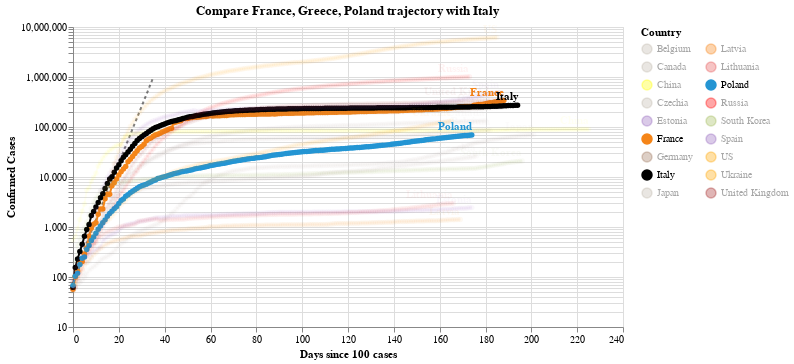

The cell this chart's notebook holds for it:
### Code cell
#hide_input
chart2 = make_since_chart(dff2, ['France', 'Greece', 'Poland'], baseline_countries)
chart2

### Figure 1 — Vega-Lite specification as saved in the notebook (floating-point values rounded to 4 significant figures; data arrays with more than 128 entries replaced by an {"elided": "..."} marker saying what was removed)
{"config": {"view": {"continuousWidth": 400, "continuousHeight": 300}}, "layer": [{"data": {"name": "data-628230001892d6798b50651be41d1b3e"}, "mark": {"type": "line", "color": "black", "opacity": 0.5, "strokeDash": [3, 3]}, "encoding": {"x": {"type": "quantitative", "field": "Days since 100 cases"}, "y": {"type": "quantitative", "field": "Confirmed Cases"}}}, {"data": {"name": "data-3e786b02d268f98d8b334445d57cc638"}, "mark": {"type": "line", "point": true}, "encoding": {"color": {"type": "nominal", "field": "Country", "legend": {"columns": 2}, "scale": {"domain": ["Belgium", "Canada", "China", "Czechia", "Estonia", "France", "Germany", "Italy", "Japan", "Latvia", "Lithuania", "Poland", "Russia", "South Korea", "Spain", "US", "Ukraine", "United Kingdom"], "range": ["#C1B7AD", "#C1B7AD", "yellow", "#C1B7AD", "#9467bd", "#F58518", "#9D755D", "black", "#C1B7AD", "#F58518", "#E45756", "#2495D3", "red", "#A1BA59", "#9467bd", "orange", "orange", "brown"]}}, "opacity": {"condition": {"value": 1, "selection": "selector005"}, "value": 0.05}, "tooltip": [{"type": "nominal", "field": "Country"}, {"type": "temporal", "field": "Date"}, {"type": "quantitative", "field": "Confirmed Cases"}, {"type": "quantitative", "field": "Days since 100 cases"}], "x": {"type": "quantitative", "field": "Days since 100 cases"}, "y": {"type": "quantitative", "field": "Confirmed Cases", "scale": {"type": "log"}}}, "selection": {"selector005": {"type": "multi", "fields": ["Country"], "bind": "legend", "init": [{"Country": "France"}, {"Country": "Greece"}, {"Country": "Poland"}, {"Country": "Italy"}]}}, "width": 550}, {"data": {"name": "data-3e786b02d268f98d8b334445d57cc638"}, "mark": {"type": "text", "align": "right", "dy": -8, "fontWeight": "bold"}, "encoding": {"color": {"type": "nominal", "field": "Country", "legend": {"columns": 2}, "scale": {"domain": ["Belgium", "Canada", "China", "Czechia", "Estonia", "France", "Germany", "Italy", "Japan", "Latvia", "Lithuania", "Poland", "Russia", "South Korea", "Spain", "US", "Ukraine", "United Kingdom"], "range": ["#C1B7AD", "#C1B7AD", "yellow", "#C1B7AD", "#9467bd", "#F58518", "#9D755D", "black", "#C1B7AD", "#F58518", "#E45756", "#2495D3", "red", "#A1BA59", "#9467bd", "orange", "orange", "brown"]}}, "opacity": {"condition": {"value": 1, "selection": "selector005"}, "value": 0.05}, "text": {"type": "nominal", "field": "Country"}, "tooltip": [{"type": "nominal", "field": "Country"}, {"type": "temporal", "field": "Date"}, {"type": "quantitative", "field": "Confirmed Cases"}, {"type": "quantitative", "field": "Days since 100 cases"}], "x": {"type": "quantitative", "field": "Days since 100 cases"}, "y": {"type": "quantitative", "field": "Confirmed Cases", "scale": {"type": "log"}}}, "transform": [{"filter": "(datum['Date'] >= 1599091200000)"}], "width": 550}], "title": "Compare France, Greece, Poland trajectory with Italy", "$schema": "https://vega.github.io/schema/vega-lite/v4.0.2.json", "datasets": {"data-628230001892d6798b50651be41d1b3e": [{"Days since 100 cases": 0, "Confirmed Cases": 100.0}, {"Days since 100 cases": 1, "Confirmed Cases": 130.0}, {"Days since 100 cases": 2, "Confirmed Cases": 169.0}, {"Days since 100 cases": 3, "Confirmed Cases": 219.7}, {"Days since 100 cases": 4, "Confirmed Cases": 285.6}, {"Days since 100 cases": 5, "Confirmed Cases": 371.3}, {"Days since 100 cases": 6, "Confirmed Cases": 482.7}, {"Days since 100 cases": 7, "Confirmed Cases": 627.5}, {"Days since 100 cases": 8, "Confirmed Cases": 815.7}, {"Days since 100 cases": 9, "Confirmed Cases": 1060.0}, {"Days since 100 cases": 10, "Confirmed Cases": 1379.0}, {"Days since 100 cases": 11, "Confirmed Cases": 1792.0}, {"Days since 100 cases": 12, "Confirmed Cases": 2330.0}, {"Days since 100 cases": 13, "Confirmed Cases": 3029.0}, {"Days since 100 cases": 14, "Confirmed Cases": 3937.0}, {"Days since 100 cases": 15, "Confirmed Cases": 5119.0}, {"Days since 100 cases": 16, "Confirmed Cases": 6654.0}, {"Days since 100 cases": 17, "Confirmed Cases": 8650.0}, {"Days since 100 cases": 18, "Confirmed Cases": 11250.0}, {"Days since 100 cases": 19, "Confirmed Cases": 14620.0}, {"Days since 100 cases": 20, "Confirmed Cases": 19000.0}, {"Days since 100 cases": 21, "Confirmed Cases": 24710.0}, {"Days since 100 cases": 22, "Confirmed Cases": 32120.0}, {"Days since 100 cases": 23, "Confirmed Cases": 41750.0}, {"Days since 100 cases": 24, "Confirmed Cases": 54280.0}, {"Days since 100 cases": 25, "Confirmed Cases": 70560.0}, {"Days since 100 cases": 26, "Confirmed Cases": 91730.0}, {"Days since 100 cases": 27, "Confirmed Cases": 119300.0}, {"Days since 100 cases": 28, "Confirmed Cases": 155000.0}, {"Days since 100 cases": 29, "Confirmed Cases": 201500.0}, {"Days since 100 cases": 30, "Confirmed Cases": 262000.0}, {"Days since 100 cases": 31, "Confirmed Cases": 340600.0}, {"Days since 100 cases": 32, "Confirmed Cases": 442800.0}, {"Days since 100 cases": 33, "Confirmed Cases": 575600.0}, {"Days since 100 cases": 34, "Confirmed Cases": 748300.0}, {"Days since 100 cases": 35, "Confirmed Cases": 972800.0}], "data-3e786b02d268f98d8b334445d57cc638": {"elided": "3327 records"}}}
